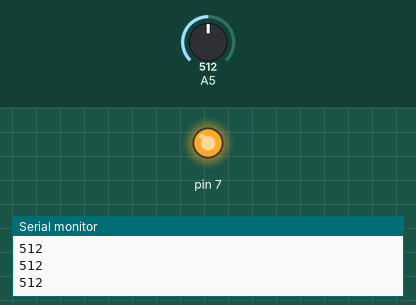
The sketch below on a simulated Arduino Uno, built with avr-gcc and run on an emulated ATmega328P. Shown: output pins drawn as LEDs (lit = HIGH), the last lines printed to the serial monitor. The inputs (shaded band) are chosen by the test bench; at power-on: A5 = 512.

Above: at 1.2 s.
1.3 s: A5 set to 494
At 2.2 s:
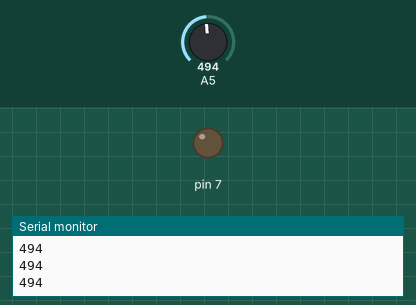
2.8 s: A5 set to 510
At 3.5 s:
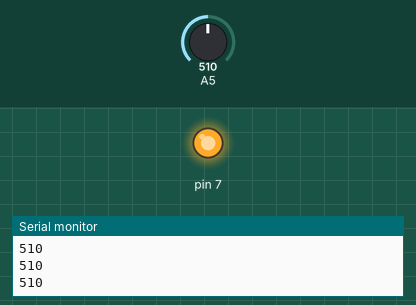
4.3 s: A5 set to 490
At 4.8 s:
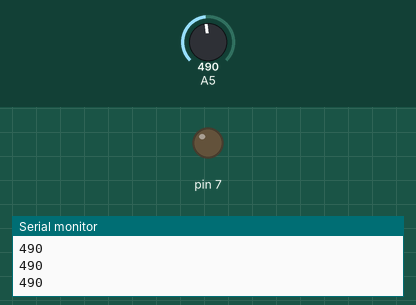
Timing chart, 0 to 7.3 s (numbered marks = the images above; inputs shaded):
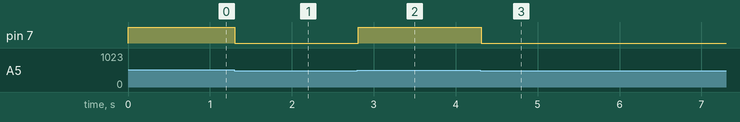

The sketch:

sketch_dec04a.ino
```cpp
/*
 * Simple test for activating a solid state relay
*/

void setup() {
  Serial.begin(9600);
  pinMode(7, OUTPUT);
  analogReference(DEFAULT);
}

void loop() {
  int p = analogRead(A5);
  Serial.println(p);
  if(p > 500) {
    digitalWrite(7, HIGH);
  } else {
    digitalWrite(7, LOW);
  }
  delay(100);
}
```

Measured:
- the behaviour switches between 501 and 500 on A5 (found by bisection; images 0 and 1)
- after the input at 1.3 s, pin 7: HIGH → LOW at once
- after the input at 2.8 s, pin 7: LOW → HIGH at once
- after the input at 4.3 s, pin 7: HIGH → LOW at once
